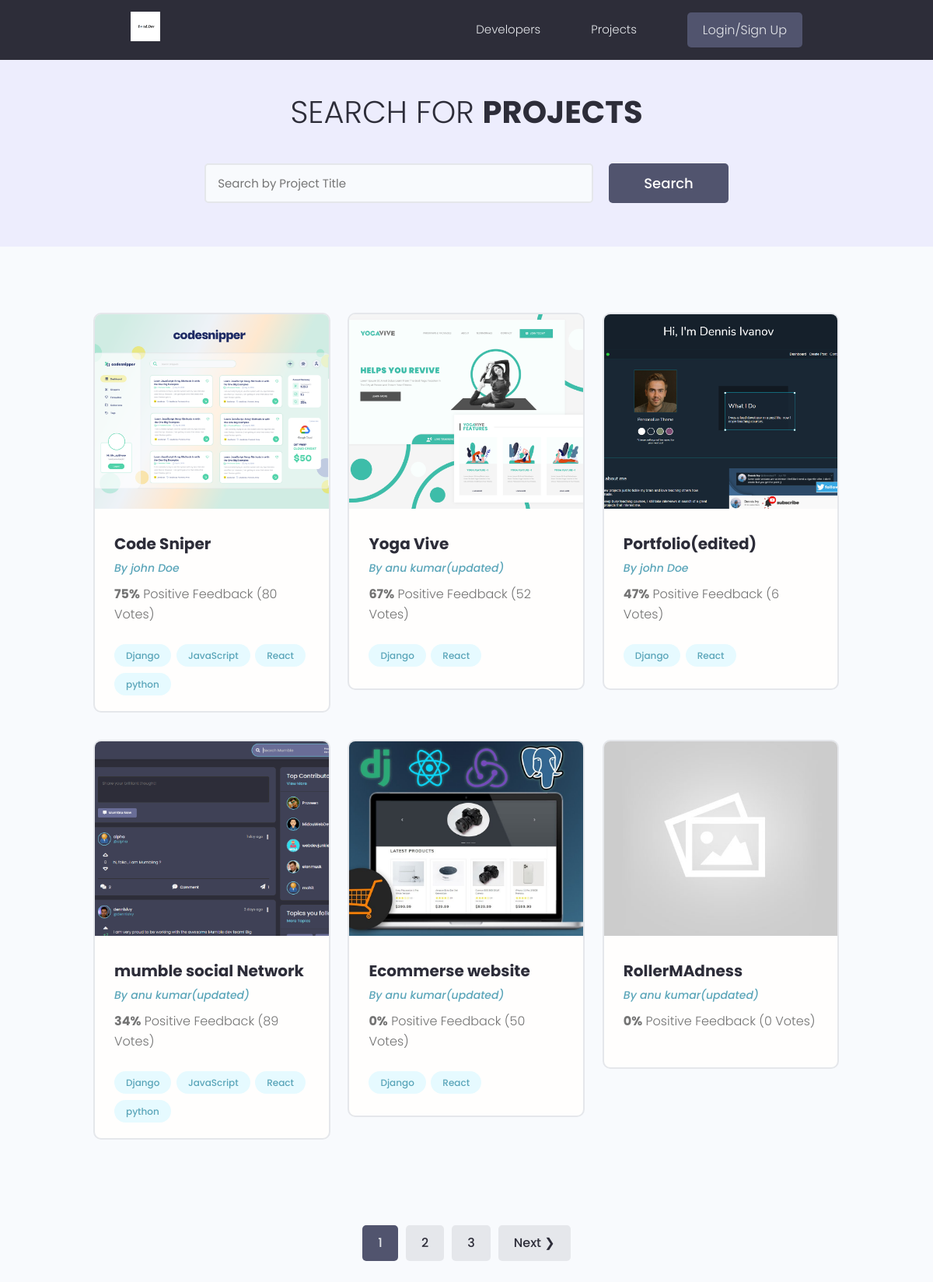
Page /projects/ on the earlier database version.
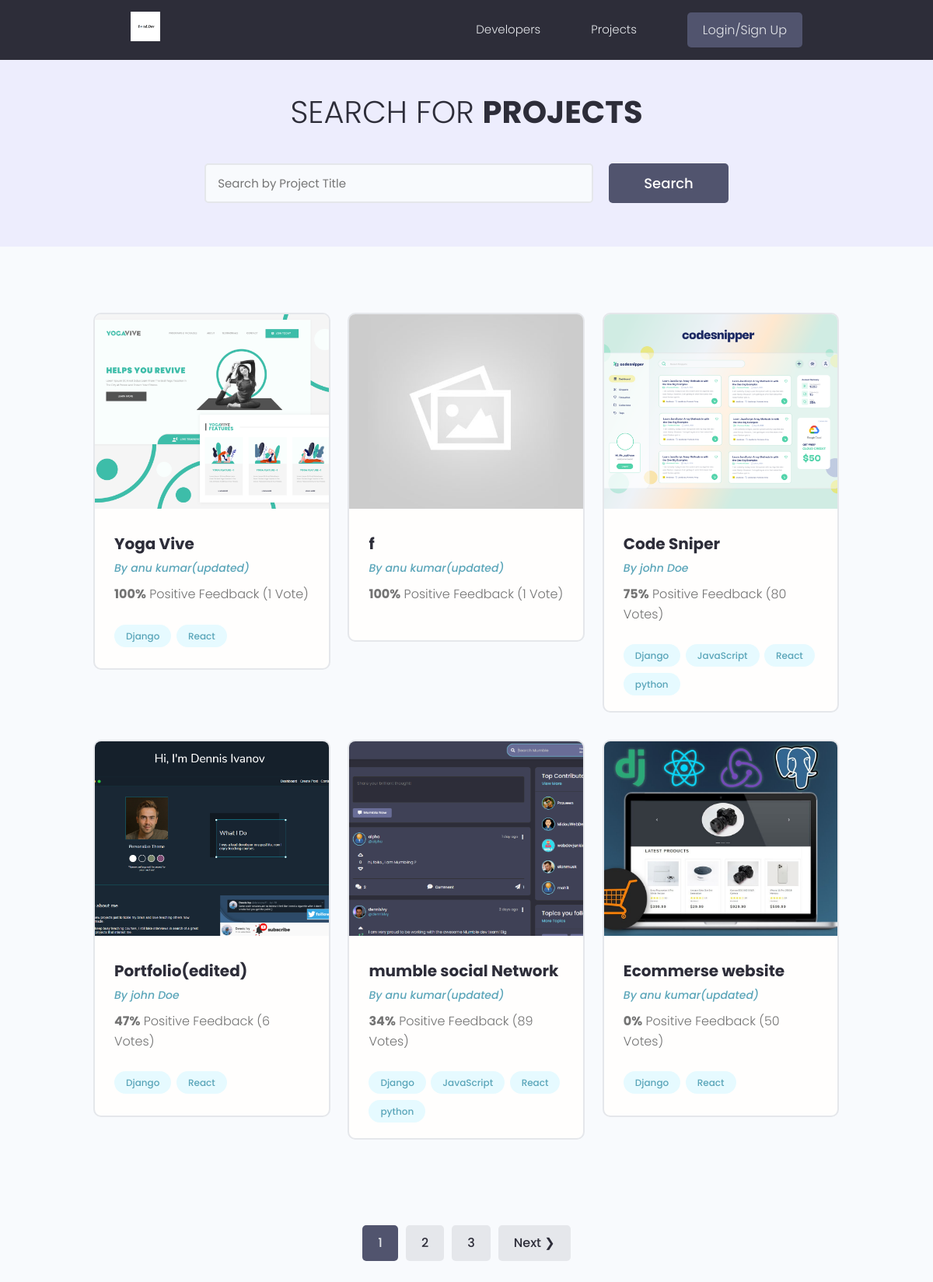
Same page on the later database version.
### projects/models.py (models this page shows, shortened)
class Project(models.Model):
    owner =models.ForeignKey(Profiles, null=True , blank= True , on_delete=models.SET_NULL)
    title = models.CharField(max_length=200)
    description = models.TextField(null=True,blank=True)
    featured_image=models.ImageField(null=True,blank=True,default='default.jpg')
    demo_link = models.CharField(max_length=2000 , null=True , blank=True)
    source_link = models.CharField(max_length=2000,null=True,blank=True)
    tags=models.ManyToManyField('Tag',blank=True)
    vote_total = models.IntegerField(default=0 ,null= True,blank=True)
    vote_ratio = models.IntegerField(default=0 ,null= True,blank=True)
    created = models.DateTimeField(auto_now_add=True)
    id = models.UUIDField(default=uuid.uuid4,unique=True,primary_key=True,editable=False)
    class Meta:
        ordering=['-vote_ratio','-vote_total','title']

class Tag(models.Model):
    name= models.CharField(max_length=200)
    created = models.DateTimeField(auto_now_add=True)
    id = models.UUIDField(default=uuid.uuid4,unique=True,
                          primary_key=True,editable=False)
    def __str__(self):
        return self.name

### users/models.py (models this page shows, shortened)
class Profiles(models.Model):
    user = models.OneToOneField(User , on_delete = models.CASCADE ,null= True , blank=True)
    name = models.CharField(max_length=200 , blank=True ,null=True)
    email = models.EmailField(max_length=500 ,blank=True, null=True)
    username = models.CharField(max_length=200 , blank=True ,null=True)
    location = models.CharField(max_length=200 , blank=True ,null=True)
    short_intro = models.CharField(max_length=200 , blank=True ,null=True)
    bio = models.TextField(blank=True, null=True)
    profile_image = models.ImageField(null=True, blank =True ,upload_to ='profiles/',default='profiles/user-default.png')
    social_github = models.CharField(max_length=200,blank=True,null=True)
    social_twitter = models.CharField(max_length=200,blank=True,null=True)
    social_linkdin = models.CharField(max_length=200,blank=True,null=True)
    social_youtube = models.CharField(max_length=200,blank=True,null=True)
    social_website = models.CharField(max_length=200,blank=True,null=True)
    created = models.DateTimeField(auto_now_add=True)
    id = models.UUIDField(default=uuid.uuid4,unique=True,primary_key=True,editable=False)

### projects/views.py (the view)
# urls.py: path('projects/',include('projects.urls')),
def projects(request):
    projects ,search_query = searchProjects(request)
    custom_range , projects = paginateProjects(request,projects,6)
    context ={'projects':projects , 'search_query':search_query,'custom_range':custom_range}
    return render(request,'projects/projects.html', context)

### projects/utils.py (called while the page is built)
def paginateProjects(request , projects,results):
    page = request.GET.get('page')
    paginator = Paginator(projects,results)
    try:
        projects =paginator.page(page)
    except PageNotAnInteger:
        page=1
        projects = paginator.page(page)
    except EmptyPage:
        page  = paginator.num_pages
        projects=paginator.page(page)
    leftIndex = (int(page) - 4)
    if leftIndex <1:
        leftIndex=1
    rightIndex = (int(page) +5)
    if rightIndex > paginator.num_pages:
        rightIndex = paginator.num_pages + 1
    custom_range = range(leftIndex,rightIndex )
    return custom_range , projects

def searchProjects(request):
    search_query = ''
    if request.GET.get('search_query'):
        search_query = request.GET.get('search_query')
    tags = Tag.objects.filter(name__icontains=search_query)
    projects = Project.objects.distinct().filter(
        Q(title__icontains=search_query)|
        Q(description__icontains=search_query)|
        Q(owner__name__icontains=search_query)|
        Q(tags__in=tags)
    )
    return projects , search_query

### projects/templates/projects/projects.html (shortened to what this page needs)
{%extends 'main.html'%}
{%block content%}
  <main class="projects">
    <section class="hero-section text-center">
      <div class="container container--narrow">
        <div class="hero-section__box">
          <h2>Search for <span>Projects</span></h2>
        </div>
        <div class="hero-section__search">
          <form class="form" id="searchForm" action="{% url 'projects' %}" method="get">
            <div class="form__field">
              <input class="input input--text" id="formInput#search" type="text" name="search_query"
                placeholder="Search by Project Title" value="{{search_query}}" />
            </div>
            <input class="btn btn--sub btn--lg" type="submit" value="Search" />
          </form>
        </div>
      </div>
    </section>
    <section class="projectsList">
      <div class="container">
        <div class="grid grid--three">
        {% for project in projects %}
          <div class="column">
            <div class="card project">
              <a href="{% url 'project' project.id %}" class="project">
                <img class="project__thumbnail" src="{{project.featured_image.url}}" alt="project thumbnail" />
                <div class="card__body">
                  <h3 class="project__title">{{project.title}}</h3>
                  <p><a class="project__author" href="{% url 'user-profile' project.owner.id %}">By {{project.owner.name}}</a></p>
                  <p class="project--rating">
                    <span style="font-weight: bold;">{{project.vote_ratio}}%</span> Positive
                    Feedback ({{project.vote_total}} Vote{{project.vote_total|pluralize:"s"}})
                  </p>
                  <div class="project__tags">
                      {% for tag in project.tags.all %}
                    <span class="tag tag--pill tag--main">
                      <small>{{tag}}</small>
                    </span>
                    {% endfor %}
                  </div>
                </div>
              </a>
            </div>
          </div>
          {% endfor %}
        </div>
      </div>
    </section>
{% include 'pagination.html' with queryset=projects custom_range=custom_range %}
  </main>
{%endblock content%}

Differences in the rows shown:
no longer on this page (row unchanged): Project: featured_image (placeholder picture), title "RollerMAdness", owner.name "anu kumar(updated)", vote_ratio "0", vote_total "0"
changed Project "Yoga Vive": vote_ratio "67" → "100"; vote_total "52" → "1"; moves up the list
now on this page (row edited): Project: featured_image (placeholder picture), title "f", owner.name "anu kumar(updated)", vote_ratio "100", vote_total "1"
